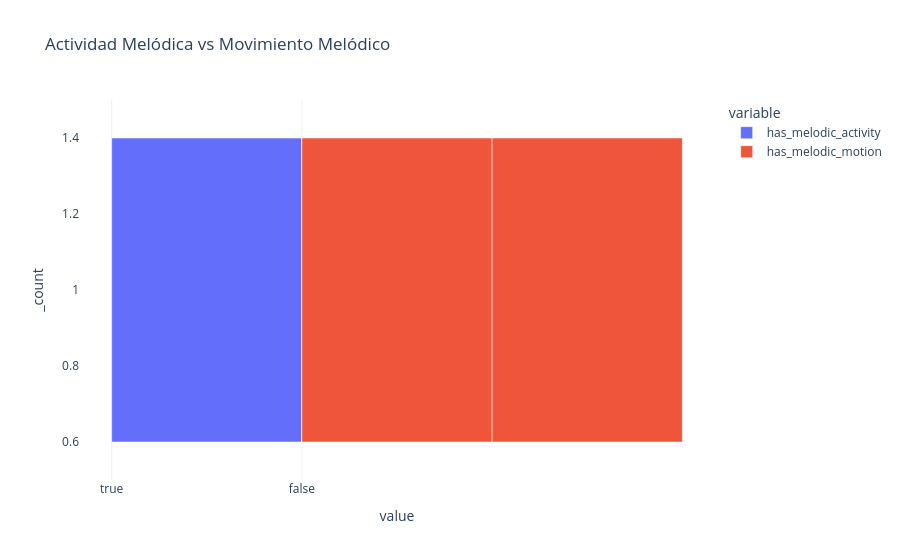

The cell this chart's notebook holds for it:
### Markdown cell above
## 4. Actividad Melódica vs Movimiento Melódico.

### Code cell
melodic_counts = (
    df[["has_melodic_activity", "has_melodic_motion"]]
    .value_counts()
    .reset_index(name="count")
)

fig = px.bar(
    melodic_counts,
    x="count",
    y=["has_melodic_activity", "has_melodic_motion"],
    orientation="h",
    title="Actividad Melódica vs Movimiento Melódico"
)

fig.show()

### Figure 1 — Plotly figure (JSON) as saved in the notebook; plotly's stock layout.template omitted (floating-point values rounded to 4 significant figures)
{"data": [{"hovertemplate": "variable=has_melodic_activity<br>value=%{x}<br>_count=%{y}<extra></extra>", "legendgroup": "has_melodic_activity", "marker": {"color": "#636efa", "pattern": {"shape": ""}}, "name": "has_melodic_activity", "orientation": "h", "showlegend": true, "textposition": "auto", "type": "bar", "x": [true, false, true], "xaxis": "x", "y": [1, 1, 1], "yaxis": "y"}, {"hovertemplate": "variable=has_melodic_motion<br>value=%{x}<br>_count=%{y}<extra></extra>", "legendgroup": "has_melodic_motion", "marker": {"color": "#EF553B", "pattern": {"shape": ""}}, "name": "has_melodic_motion", "orientation": "h", "showlegend": true, "textposition": "auto", "type": "bar", "x": [true, false, false], "xaxis": "x", "y": [1, 1, 1], "yaxis": "y"}], "layout": {"barmode": "relative", "legend": {"title": {"text": "variable"}, "tracegroupgap": 0}, "title": {"text": "Actividad Melódica vs Movimiento Melódico"}, "xaxis": {"anchor": "y", "domain": [0, 1], "title": {"text": "value"}}, "yaxis": {"anchor": "x", "domain": [0, 1], "title": {"text": "_count"}}}}
